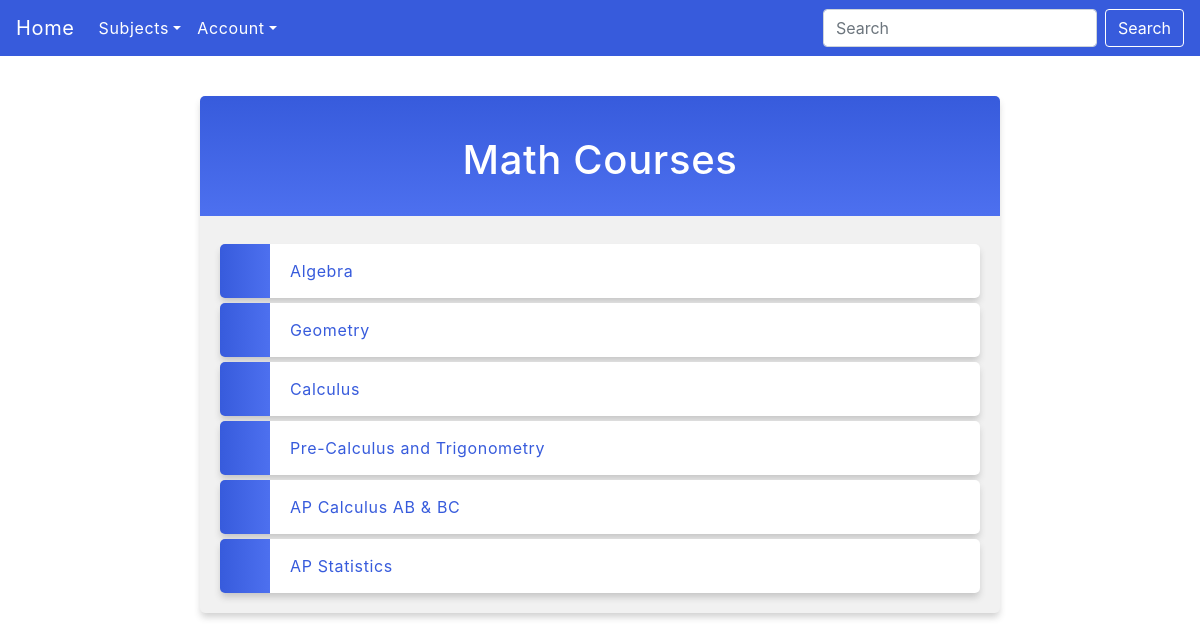
Page /subjects/subjectDetails/Math on the committed database.
### posts/models.py (models this page shows, shortened)
class CoreSubject(models.Model):
    subject = models.CharField("Core Subject", max_length = 75)
    courses = models.ManyToManyField(Course, null = True, blank = True)

class Course(models.Model):
    course_name = models.CharField("Course", max_length = 75)
    all_tickets = models.ManyToManyField(Ticket, null = True, blank=True)

### posts/views.py (the view)
# urls.py: path('subjects/subjectDetails/<str:subject>', views.subjectDetails, name = "Subject Details"),
def subjectDetails(request, subject):
    isAuthenticated = request.user.is_authenticated
    core_subject = CoreSubject.objects.get(subject=subject)
    courses = core_subject.courses.all()
    template = loader.get_template('subjects_details.html')
    context = {
        'subject': core_subject,
        'courses': courses,
        'isAuthenticated': isAuthenticated,
    }
    return HttpResponse(template.render(context, request))

### posts/templates/subjects_details.html (shortened to what this page needs)
{% extends "master.html" %}
{% block search %}
<form class="form-inline my-2 my-lg-0" method="POST" action="{% url 'search_tickets' %}">
  <input class="form-control mr-sm-2" type="search" placeholder="Search" aria-label="Search" name="search_query" style="color: #375BDC;">
  <button class="btn btn-outline-success my-2 my-sm-0" type="submit">Search</button>
</form>
{% endblock %}
{% block content %}
  <div class = "mycard">
  <h1>{{ subject.subject }} Courses</h1>
  <ul>
    {% for course in courses %}
      <li><a href="{{ subject.subject}}/{{ course.course_name }}">{{ course.course_name }}</a></li>
    {% endfor %}
  </ul>
  </div>
{% endblock %}

### posts/static/myfirst.css (style rules this page uses)
body { margin:0; font: 600 18px 'Source Sans Pro', sans-serif; letter-spacing: 0.64px; color: #585d74; }
.mycard { background-color: #f1f1f1; background-image: linear-gradient(to bottom, #375BDC, #4D70EF); background-size: 100% 120px; background-repeat: no-repeat; margin: 40px auto; width: 800px; border-radius: 5px; box-shadow: 0 5px 7px -1px rgba(51, 51, 51, 0.23); padding: 20px; }
.mycard h1 { text-align: center; color:#ffffff; margin:20px 0 60px 0; }
.mycard ul, .forum ul { list-style-type: none; padding: 0; margin: 0; }
.mycard li, .forum li { background-color: #ffffff; background-image: linear-gradient(to right, #375BDC, #4D70EF); background-size: 50px 800px; background-repeat: no-repeat; cursor: pointer; transition: transform .25s; border-radius: 5px; box-shadow: 0 5px 7px -1px rgba(51, 51, 51, 0.23); padding: 15px; padding-left: 70px; margin-top: 5px; }
.mycard a:link, a:visited { color: #375BDC; }
.form-inline .btn { color: #ffffff; outline-color: #ffffff; }

### posts/templates/master.html (style rules this page uses)
.navbar-custom .form-inline .form-control { color: #ffffff; }
.navbar-custom .form-inline .btn { color: #ffffff; outline-color: #ffffff; }
.btn-outline-success { color: #ffffff; border-color: #ffffff; }
.navbar-custom a:visited, a:link { color: #ffffff; }

### rows in the picture
CoreSubject: subject "Math"
Course: course_name "Algebra"
Course: course_name "Geometry"
Course: course_name "Calculus"
Course: course_name "Pre-Calculus and Trigonometry"
Course: course_name "AP Calculus AB & BC"
Course: course_name "AP Statistics"
